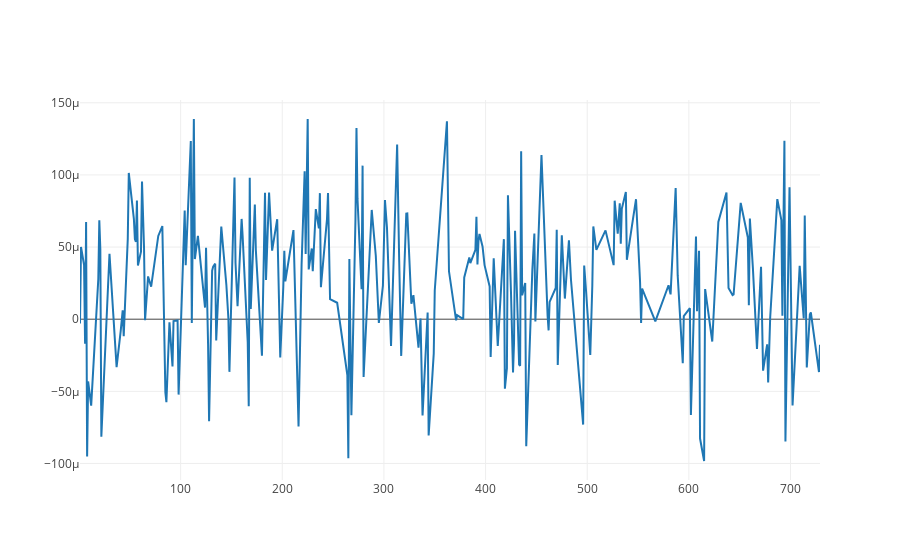

Here is the notebook cell this chart was saved with:
### Code cell
# Chart the BTC pricing data
df_stock_train = df_train.loc[ (df_train.Market == 1) & (df_train.Stock == 1372)]
y_trace = go.Scatter(x=df_stock_train['Day'], y=df_stock_train['y'])
py.iplot([y_trace])

### Figure 1 — Plotly figure (JSON) as saved in the notebook; plotly's stock layout.template omitted (floating-point values rounded to 4 significant figures; data arrays with more than 128 entries replaced by an {"elided": "..."} marker saying what was removed)
{"data": [{"type": "scatter", "x": {"elided": "249 int values"}, "y": {"elided": "249 float values"}}], "layout": {}}
